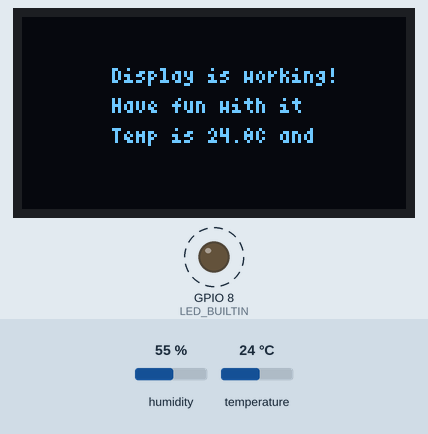
Recording of a sketch running on a simulated ESP32-C3. Shown: 128×64 one-colour display, output pins drawn as LEDs (lit = HIGH). Dashed ring = blinking. Inputs (shaded band) come from the test bench; at power-on: temperature 24 °C, humidity 55 %. What the sketch prints to the serial monitor is not drawn.

Above: at 2.8 s.
2.9 s: temperature set to 12 °C
5.6 s: temperature set to 19 °C
8.3 s: temperature set to 28 °C
Timing chart, 0 to 17.7 s (numbered marks = the images above; inputs shaded):
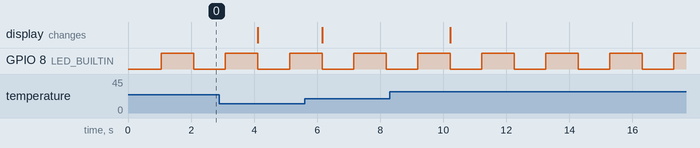

Measured:
- by itself, GPIO 8 (LED_BUILTIN): alternates HIGH for 1.0 s and LOW for 1.0 s

The sketch:

esp32-c3-mini-temp.ino
```cpp
#include "DHT.h"
#include <U8g2lib.h>
#define OLED_RESET U8X8_PIN_NONE  // Reset pin
#define OLED_SDA 5
#define OLED_SCL 6
#define LED_BUILTIN 8

U8G2_SSD1306_128X64_NONAME_F_HW_I2C u8g2(U8G2_R0, OLED_RESET, OLED_SCL, OLED_SDA);
int width = 72;
int height = 40;
int xOffset = 30;  // = (132-w)/2
int yOffset = 12;  // = (64-h)/2

#define DHT_PIN 0
#define DHT_TYPE DHT22

DHT dht22(DHT_PIN, DHT_TYPE);

int c = 0;

void handle_oled(char* f, float t, float h) {
  u8g2.clearBuffer();
  u8g2.setFont(u8g2_font_4x6_tr);
  u8g2.drawStr(xOffset + 0, yOffset + 10, "Display is working!");
  u8g2.drawStr(xOffset + 0, yOffset + 20, "Have fun with it");
  char buffer[20];
  snprintf(buffer, sizeof(buffer), f, t, h);
  u8g2.drawStr(xOffset + 0, yOffset + 30, buffer);
  u8g2.sendBuffer();
}

void setup(void) {
  Serial.begin(9600);
  dht22.begin();
  u8g2.begin();
  u8g2.setContrast(255);     // set contrast to maximum
  u8g2.setBusClock(400000);  //400kHz I2C
  Serial.println(String("LED_BUILTIN ") + LED_BUILTIN);
  Serial.println(String() + u8g2.getDisplayWidth() + "x" + u8g2.getDisplayHeight());
  pinMode(LED_BUILTIN, OUTPUT);
}

void loop(void) {
  float humi = dht22.readHumidity();
  // read temperature as Celsius
  float temperature_C = dht22.readTemperature();
  // read temperature as Fahrenheit
  float temperature_F = dht22.readTemperature(true);

  // check if any reads failed
  if (isnan(humi) || isnan(temperature_C) || isnan(temperature_F)) {
    handle_oled("Could not read\nsensor! %.1f %.1f", c, 0);
    Serial.printf("Could not read sensor! %.1f %.1f\n", c, humi);
  } else {
    handle_oled("Temp is %.1fC and\nhumi is %.1f%%", temperature_C, humi);
    Serial.printf("humi=%.2f,temp=%.2f%\n", humi, temperature_C);
  }
  c++;
  digitalWrite(LED_BUILTIN, LOW);
  delay(1000);
  digitalWrite(LED_BUILTIN, HIGH);
  delay(1000);
}
```
